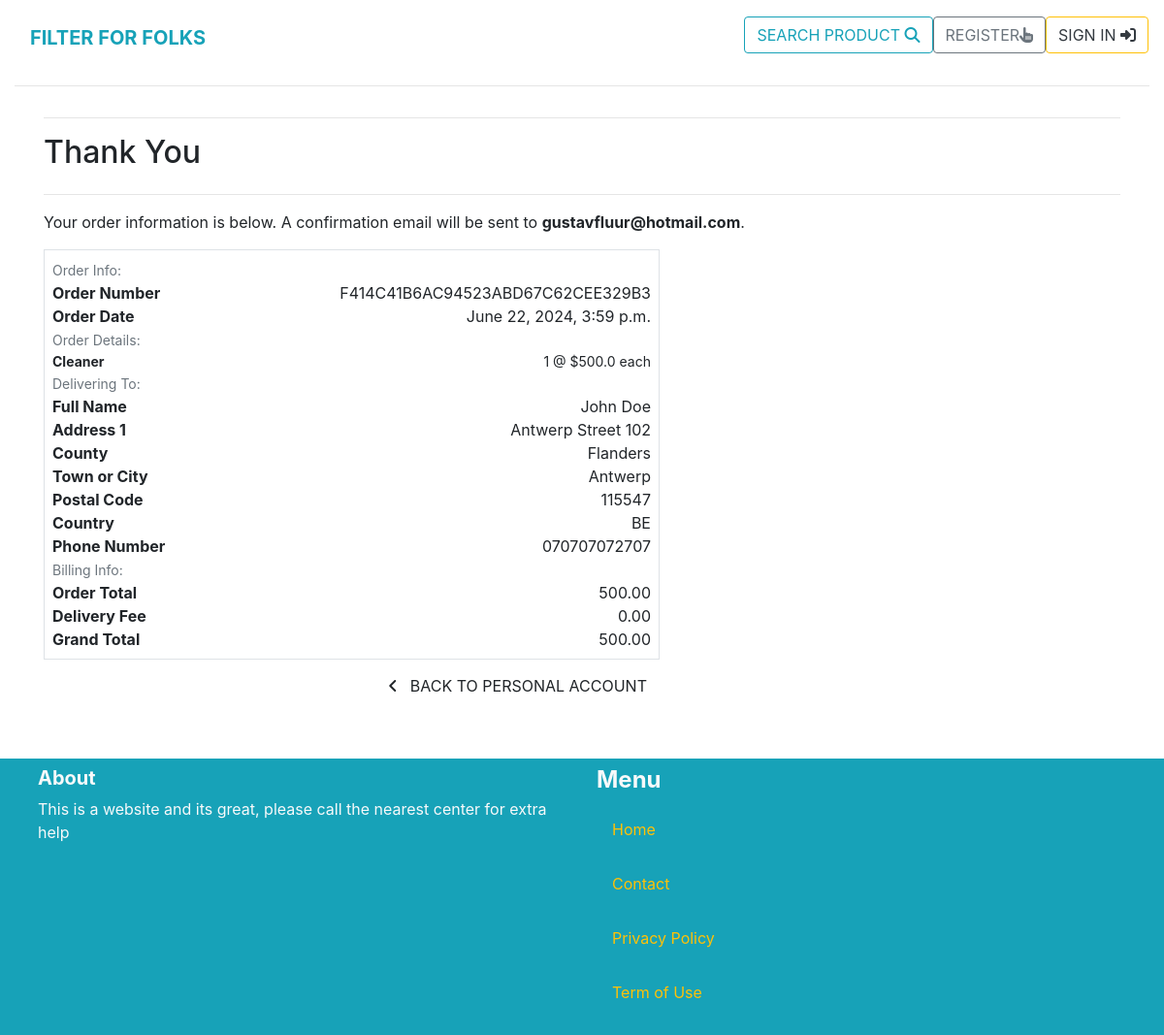
/account/order_history/F414C41B6AC94523ABD67C62CEE329B3, run on the app's committed database.
### checkout/models.py (models this page shows, shortened)
class Order(models.Model):
    order_number = models.CharField(max_length=32, null=False, editable=False)
    user_account = models.ForeignKey(UserAccount, on_delete=models.SET_NULL,null=True, blank=True, related_name='orders')
    full_name = models.CharField(max_length=50, null=False, blank=False)
    email = models.EmailField(max_length=254, null=False, blank=False)
    phone_number = models.CharField(max_length=20, null=False, blank=False)
    country = CountryField(blank_label='Select Your Country *', null=False, blank=False)
    postcode = models.CharField(max_length=20, null=True, blank=True)
    town_or_city = models.CharField(max_length=40, null=False, blank=False)
    street_address1 = models.CharField(max_length=80, null=False, blank=False)
    street_address2 = models.CharField(max_length=80, null=True, blank=True)
    county = models.CharField(max_length=80, null=True, blank=True)
    date = models.DateTimeField(auto_now_add=True)
    delivery_cost = models.DecimalField(max_digits=6, decimal_places=2, null=False, default=0)
    order_total = models.DecimalField(max_digits=10, decimal_places=2, null=False, default=0)
    grand_total = models.DecimalField(max_digits=10, decimal_places=2, null=False, default=0)
    original_cart = models.TextField(null=False, blank=False, default='')
    stripe_pid = models.CharField(max_length=254, null=False, blank=False, default='')

class OrderLineItem(models.Model):
    order = models.ForeignKey(Order, null=False, blank=False, on_delete=models.CASCADE, related_name='lineitems')
    product = models.ForeignKey(Product, null=False, blank=False, on_delete=models.CASCADE)
    quantity = models.IntegerField(null=False, blank=False, default=0)
    lineitem_total = models.DecimalField(max_digits=6, decimal_places=2, null=False, blank=False, editable=False)

### product/models.py (models this page shows, shortened)
class Product(models.Model):
    category = models.ForeignKey('Category', null=True, blank=True, on_delete=models.CASCADE, related_name='products')
    sku = models.CharField(max_length=254,null=True,blank=True)
    name = models.CharField(max_length=300)
    description = models.TextField()
    price = models.FloatField()
    image = models.ImageField(upload_to='product_images', blank=True, null=True)

### accounts/views.py (the view)
# urls.py: path('order_history/<order_number>', views.order_history, name='order_history'),
def order_history(request, order_number):
    order = get_object_or_404(Order, order_number=order_number)
    messages.info(request, (
        f'This is a past confirmation for order number {order_number}. '
        'A confirmation email was sent on the order date.'
    ))
    template = 'checkout/checkout_success.html'
    context = {
        'order': order,
        'from_profile': True,
    }
    return render(request, template, context)

### cart/contexts.py (called while the page is built, shortened)
def cart_contents(request):
    cart_items = []
    total = 0
    product_count = 0
    cart = request.session.get('cart', {})
    if total < settings.FREE_DELIVERY_THRESHOLD:
        delivery = total * settings.STANDARD_DELIVERY_PERCENTAGE / 100
        free_delivery_delta = settings.FREE_DELIVERY_THRESHOLD - total
    else:
        delivery = 0
        free_delivery_delta = 0
    grand_total = delivery + total
    context = {
        'cart_items': cart_items,
        'total': total,
        'product_count': product_count,
        'delivery': delivery,
        'free_delivery_delta': free_delivery_delta,
        'free_delivery_threshold': settings.FREE_DELIVERY_THRESHOLD,
        'grand_total': grand_total,
    }
    return context

### checkout/templates/checkout/checkout_success.html (shortened to what this page needs)
{% extends "core/base.html" %}
{% load static %}
{% block content %}
    <div class="container">
        <div class="row">
            <div class="col">
                <hr>
                <h2 class="logo-font mb-4">Thank You</h2>
                <hr>
                <p class="text-black">Your order information is below. A confirmation email will be sent to <strong>{{ order.email }}</strong>.</p>
            </div>
        </div>
        <div class="row">
            <div class="col-12 col-lg-7">
                <div class="order-confirmation-wrapper p-2 border">
                    <div class="row">
                        <div class="col">
                            <small class="text-muted">Order Info:</small>
                        </div>
                    </div>
                    <div class="row">
                        <div class="col-12 col-md-4">
                            <p class="mb-0 text-black font-weight-bold">Order Number</p>
                        </div>
                        <div class="col-12 col-md-8 text-md-right">
                            <p class="mb-0">{{ order.order_number }}</p>
                        </div>
                    </div>
                    <div class="row">
                        <div class="col-12 col-md-4">
                            <p class="mb-0 text-black font-weight-bold">Order Date</p>
                        </div>
                        <div class="col-12 col-md-8 text-md-right">
                            <p class="mb-0">{{ order.date }}</p>
                        </div>
                    </div>
                    <div class="row">
                        <div class="col">
                            <small class="text-muted">Order Details:</small>
                        </div>
                    </div>
                    {% for item in order.lineitems.all %}
                    <div class="row">
                        <div class="col-12 col-md-4">
                            <p class="small mb-0 text-black font-weight-bold">
                                {{ item.product.name }}
                            </p>
                        </div>
                        <div class="col-12 col-md-8 text-md-right">
                            <p class="small mb-0">{{ item.quantity }} @ ${{ item.product.price }} each</p>
                        </div>
                    </div>
                    {% endfor %}
                    <div class="row">
                        <div class="col">
                            <small class="text-muted">Delivering To:</small>
                        </div>
                    </div>
                    <div class="row">
                        <div class="col-12 col-md-4">
                            <p class="mb-0 text-black font-weight-bold">Full Name</p>
                        </div>
                        <div class="col-12 col-md-8 text-md-right">
                            <p class="mb-0">{{ order.full_name }}</p>
                        </div>
                    </div>
                    <div class="row">
                        <div class="col-12 col-md-4">
                            <p class="mb-0 text-black font-weight-bold">Address 1</p>
                        </div>
                        <div class="col-12 col-md-8 text-md-right">
                            <p class="mb-0">{{ order.street_address1 }}</p>
                        </div>
                    </div>
                    {% if order.county %}
                    <div class="row">
                        <div class="col-12 col-md-4">
                            <p class="mb-0 text-black font-weight-bold">County</p>
                        </div>
                        <div class="col-12 col-md-8 text-md-right">
                            <p class="mb-0">{{ order.county }}</p>
                        </div>
                    </div>
                    {% endif %}
                    <div class="row">
                        <div class="col-12 col-md-4">
                            <p class="mb-0 text-black font-weight-bold">Town or City</p>
                        </div>
                        <div class="col-12 col-md-8 text-md-right">
                            <p class="mb-0">{{ order.town_or_city }}</p>
                        </div>
                    </div>
                    {% if order.postcode %}
                    <div class="row">
                        <div class="col-12 col-md-4">
                            <p class="mb-0 text-black font-weight-bold">Postal Code</p>
                        </div>
                        <div class="col-12 col-md-8 text-md-right">
                            <p class="mb-0">{{ order.postcode }}</p>
                        </div>
                    </div>
                    {% endif %}
                    <div class="row">
                        <div class="col-12 col-md-4">
                            <p class="mb-0 text-black font-weight-bold">Country</p>
                        </div>
                        <div class="col-12 col-md-8 text-md-right">
                            <p class="mb-0">{{ order.country }}</p>
                        </div>
                    </div>
                    <div class="row">
                        <div class="col-12 col-md-4">
                            <p class="mb-0 text-black font-weight-bold">Phone Number</p>
                        </div>
                        <div class="col-12 col-md-8 text-md-right">
                            <p class="mb-0">{{ order.phone_number }}</p>
                        </div>
                    </div>
                    <div class="row">
                        <div class="col">
                            <small class="text-muted">Billing Info:</small>
                        </div>
                    </div>
                    <div class="row">
                        <div class="col-12 col-md-4">
                            <p class="mb-0 text-black font-weight-bold">Order Total</p>
                        </div>
                        <div class="col-12 col-md-8 text-md-right">
                            <p class="mb-0">{{ order.order_total }}</p>
                        </div>
                    </div>
                    <div class="row">
                        <div class="col-12 col-md-4">
                            <p class="mb-0 text-black font-weight-bold">Delivery Fee</p>
                        </div>
                        <div class="col-12 col-md-8 text-md-right">
                            <p class="mb-0">{{ order.delivery_cost }}</p>
                        </div>
                    </div>
                    <div class="row">
                        <div class="col-12 col-md-4">
                            <p class="mb-0 text-black font-weight-bold">Grand Total</p>
                        </div>
                        <div class="col-12 col-md-8 text-md-right">
                            <p class="mb-0">{{ order.grand_total }}</p>
                        </div>
                    </div>
                </div>
            </div>
        </div>
        <div class="row">
			<div class="col-12 col-lg-7 text-right">
                {% if from_profile %}
                <a href="{% url 'account' %}" class="btn btn-black rounded-0 my-2">
                    <span class="icon mr-2">
                        <i class="fas fa-angle-left"></i>
                    </span>
                    <span class="text-uppercase">Back to Personal Account</span>
                </a>
                {% endif %}
			</div>
		</div>
    </div>
{% endblock %}

### static/css/base.css (style rules this page uses)
html { height: 100%; }

### data on the page
Order: email "gustavfluur@hotmail.com", order_number "F414C41B6AC94523ABD67C62CEE329B3", date "June 22, 2024, 3:59 p.m.", full_name "John Doe", street_address1 "Antwerp Street 102", county "Flanders", town_or_city "Antwerp", postcode "115547", country "BE", phone_number "070707072707", order_total "500.00", delivery_cost "0.00", grand_total "500.00"
OrderLineItem: product.name "Cleaner", quantity "1", product.price "500.0"
